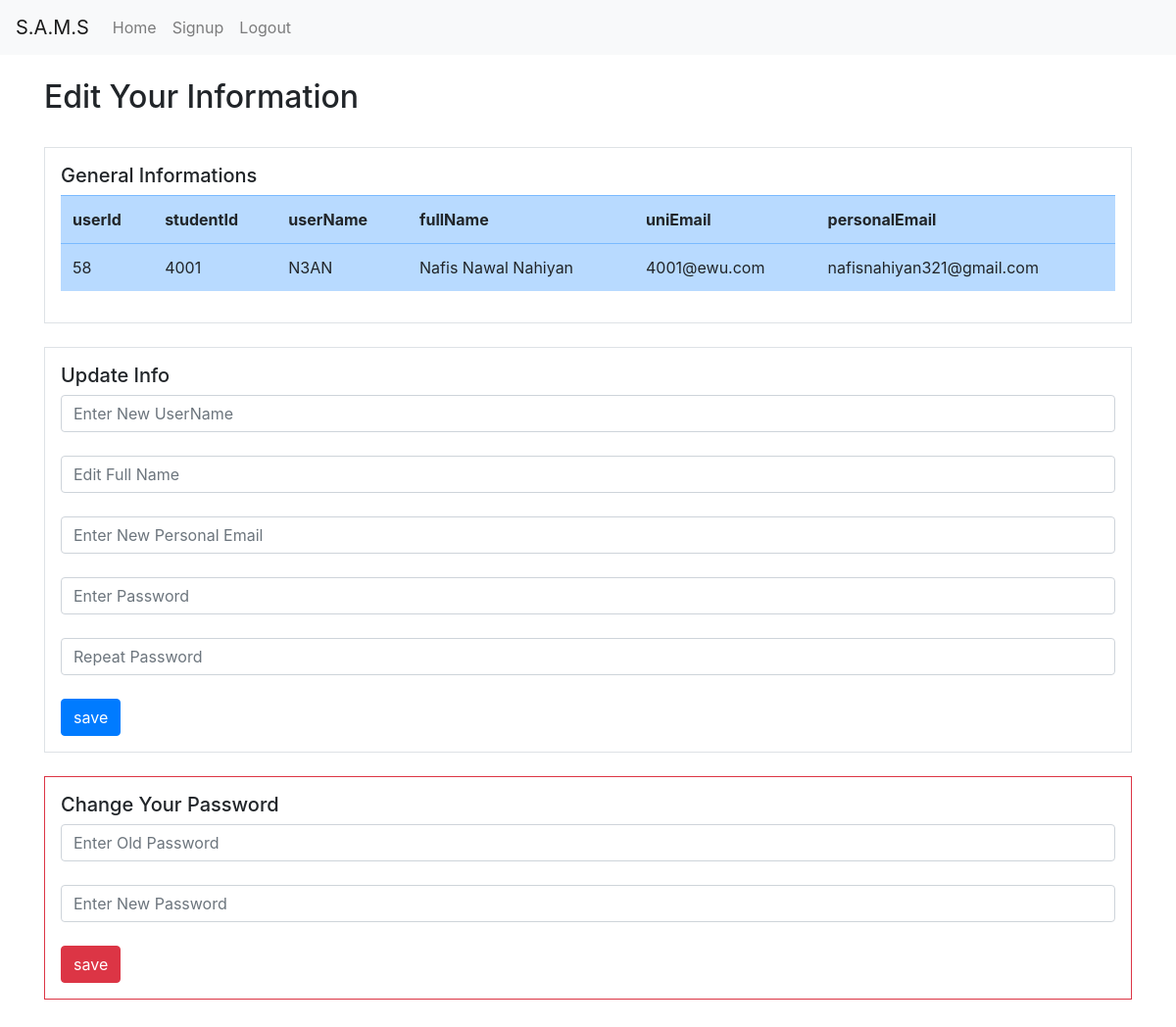
The app's page /student-info.php (signed in) with its own data.
### tables this page shows
CREATE TABLE `users` (
  `id` int(11) NOT NULL,
  `username` varchar(10) DEFAULT NULL,
  `email` varchar(50) NOT NULL,
  `is_admin` tinyint(4) NOT NULL,
  `pass` varchar(255) NOT NULL
);

CREATE TABLE `student` (
  `studentId` varchar(20) NOT NULL,
  `userId` int(11) NOT NULL,
  `fullName` varchar(30) DEFAULT NULL,
  `personalEmail` varchar(50) DEFAULT NULL
);

### includes/function-inc.php (called while the page is built, shortened)
<?php
function showAllStudents($conn){
    $sql = 'SELECT id, studentId, userName,fullName, email, personalEmail , pass
            FROM users,student where users.id = student.userId;';
    $result = mysqli_query($conn, $sql);
    $outputs = array();
    if ($result->num_rows > 0){
        while($row = $result->fetch_assoc()) {
            $output = array('userId'=>$row['id'],'studentId'=>$row['studentId'],'userName'=>$row['userName'],'fullName'=>$row['fullName'],'email'=>$row['email'],'personalEmail'=>$row['personalEmail'],'pwd'=>$row['pass']);
           array_push($outputs,$output);
        }
    }
    return $outputs;
}
function showSingleStudetInfo($conn,$studentId){
    $sql = "SELECT users.id as userId,studentId, userName,fullName, email, personalEmail , pass
            FROM users,student
            WHERE (users.id = student.userId AND student.studentId = '$studentId')";
    $result = mysqli_query($conn, $sql);
    $output = 0;
    if ($result->num_rows > 0){
        while($row = $result->fetch_assoc()) {
            $output = array('userId'=>$row['userId'],'studentId'=>$row['studentId'],'userName'=>$row['userName'],'fullName'=>$row['fullName'],'uniEmail'=>$row['email'],'personalEmail'=>$row['personalEmail'],'pwd'=>$row['pass']);
        }
    }
     return $output;
}

### student-info.php (the view, shortened to what this page needs)
<?php
    include_once './header.php';
?>
<div class="edit-student-info container">
        <br>
        <h2>Edit Your Information</h2>
        <div class="border p-3">
        <h5>General Informations</h5>
        <?php
            include_once "./includes/dbh-inc.php";
            include_once "./includes/function-inc.php";
            $userId =  $_SESSION['userId'];
            $allStudents = showAllStudents($conn);
            $studentId = "";
            foreach($allStudents as $student){
                if( $userId == $student['userId'] ){
                        $studentId = $student['studentId'];
                }
        }
        $output = showSingleStudetInfo($conn,$studentId);
        if($output !=0){
                echo "<table class='table table-hover'>
                        <tr class='table-primary'>";
            foreach(array_keys($output) as $keys){
                if($keys!='pwd'){
                echo "<th>".$keys."</th>";
                }
                }
                echo "</tr>";
                echo "<tr class='table-primary'>";
                echo "<td>".$output['userId']."</td>";
                echo "<td>".$output['studentId']."</td>";
                if($output['userName']==""){
                        echo "<td>Not Given</td>";
                }else{
                        echo "<td>".$output['userName']."</td>";
                }
                if($output['fullName']=="" ){
                        echo "<td>Not Given</td>";
                }else{
                        echo "<td>".$output['fullName']."</td>";
                }
                echo "<td>".$output['uniEmail']."</td>";
                if($output['personalEmail']=="" ){
                        echo "<td>Not Given</td>";
                }else{
                        echo "<td>".$output['personalEmail']."</td>";
                }
                echo "</tr>";
                echo "</table>";
        }
        ?>
        </div>
        <br>
        <div class="border p-3 editinfo">
        <form action="./includes/student-info-inc.php" method="post">
                <h5>Update  Info</h5>
                <input type="text" name="newUsername" class="form-control" placeholder="Enter New UserName"><br>
                <input type="text" name="newFullName" class="form-control" placeholder="Edit Full Name"><br>
                <input type="email" name="newEmail" class="form-control"  placeholder="Enter New Personal Email"> <br>
                <input type="password" name="pwd" class="form-control" placeholder="Enter Password"> <br>
                <input type="password" name="repeatpwd" class="form-control" placeholder="Repeat Password"> <br>
                <input type="submit" name="updateStudentInfo" class="btn btn-primary" value="save">
        </form>
        </div>
        <br>
        <div class="border border-danger p-3 changepass">
        <h5>Change Your Password</h5>
        <form action="./includes/student-info-inc.php" method="post">
                <input type="password" name="pwdOld" class="form-control" placeholder="Enter Old Password"> <br>
                <input type="password" name="pwdNew" class="form-control"  placeholder="Enter New Password"> <br>
                <input type="submit" name="updateStudentPass" class="btn btn-danger" value="save">
        </form>
        </div>
</div>
<?php
    include './footer.php';
?>

### header.php (shortened to what this page needs)
<!DOCTYPE html>
<html lang="en">
<head>
    <link rel="stylesheet" href="https://cdn.jsdelivr.net/npm/bootstrap@4.6.0/dist/css/bootstrap.min.css"
>
    <link rel="stylesheet" href="./css/style.css">
</head>
<body>
    <nav class="navbar navbar-expand-lg navbar-light bg-light">
        <a class="navbar-brand" href="#">S.A.M.S</a>
        <div class="collapse navbar-collapse" id="navbarNav">
            <ul class="navbar-nav">
                <li class="nav-item">
                    <a class="nav-link" href="./index.php">Home</a>
                </li>
                <li class="nav-item">
                    <a class="nav-link" href="./signup.php">Signup</a>
                </li>
                <li class="nav-item">
                    <?php
                        if(isset($_SESSION['username'])){
                            echo "<a class='nav-link' href='./includes/logout-inc.php'>Logout</a>";
                        }
                    ?>
                </li>
            </ul>
        </div>
    </nav>

### footer.php (shortened to what this page needs)
<footer style="height: 200px;">
</footer>
</body>
</html>

### records on screen
users: id "58", username "N3AN", email "4001@ewu.com"
student: studentId "4001", fullName "Nafis Nawal Nahiyan", personalEmail "nafisnahiyan321@gmail.com"

### other values on screen
$keys "userId"
$keys "studentId"
$keys "userName"
$keys "fullName"
$keys "uniEmail"
$keys "personalEmail"
